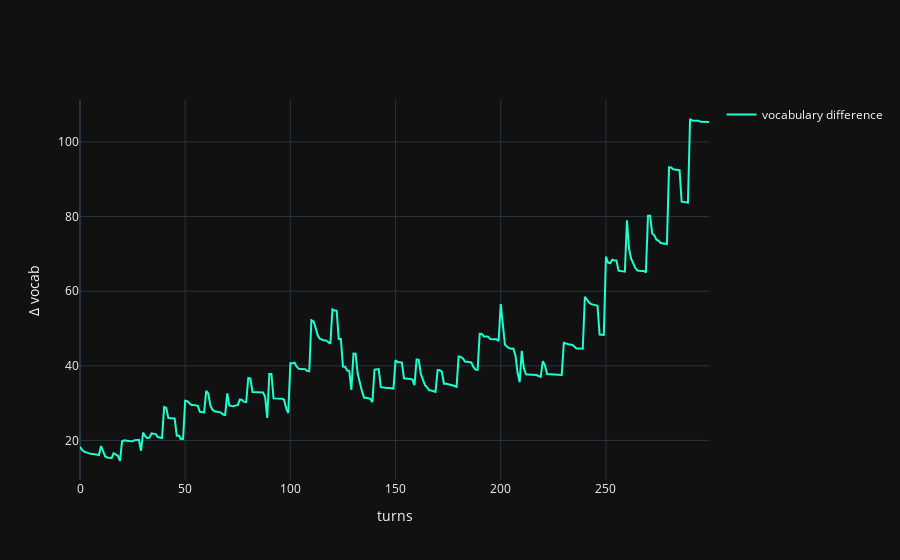

Notebook code cell kept with this figure:
### Code cell
fig = plot(vocab_dif.numpy(), 'vocabulary difference')
fig.update_layout(
    # title='Dyadic interaction in a random environment with novel words introduced',
    yaxis_title='Δ P(w|m)',
    xaxis_title='turns'
)
fig.show()

### Figure 1 — Plotly figure (JSON) as saved in the notebook; plotly's stock layout.template omitted (floating-point values rounded to 4 significant figures; data arrays with more than 128 entries replaced by an {"elided": "..."} marker saying what was removed)
{"data": [{"legendgroup": "vocabulary difference", "line": {"color": "#1CFFCE"}, "mode": "lines", "name": "vocabulary difference", "showlegend": true, "x": {"elided": "300 int values"}, "y": {"elided": "300 float values"}, "type": "scatter"}], "layout": {"yaxis": {"title": {"text": "Δ vocab"}}, "xaxis": {"title": {"text": "turns"}}}}
